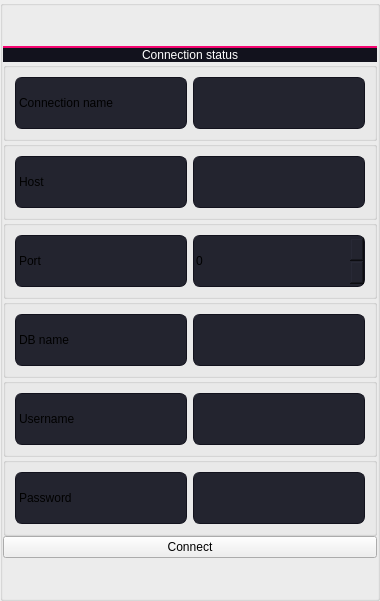
         <widget class="QGroupBox" name="first_connection_settings_box">
          <property name="sizePolicy">
           <sizepolicy hsizetype="MinimumExpanding" vsizetype="Preferred">
            <horstretch>0</horstretch>
            <verstretch>0</verstretch>
           </sizepolicy>
          </property>
          <property name="styleSheet">
           <string notr="true">QLabel {
    min-width: 170px;
    min-height: 50px;
    max-width: 170px;
    max-height: 80px;

	qproperty-alignment: AlignCenter;

	border: 1px solid;
	border-radius: 7px;
	border-color: rgb(18, 18, 29);
	background-color: rgb(35, 36, 47);

}

QLineEdit {
    min-width: 170px;
    min-height: 50px;
    max-width: 170px;
    max-height: 80px;

	qproperty-alignment: AlignCenter;

	border: 1px solid;
	border-radius: 7px;
	border-color: rgb(18, 18, 29);

	background-color: rgb(35, 36, 47);
}

QSpinBox {
    min-width: 170px;
    min-height: 50px;
    max-width: 170px;
    max-height: 80px;

	qproperty-alignment: AlignCenter;

	border: 1px solid;
	border-radius: 7px;
	border-color: rgb(18, 18, 29);

	background-color: rgb(35, 36, 47);
}</string>
          </property>
          <property name="title">
           <string/>
          </property>
          <layout class="QVBoxLayout" name="verticalLayout_17">
           <property name="spacing">
            <number>0</number>
           </property>
           <property name="leftMargin">
            <number>0</number>
           </property>
           <property name="topMargin">
            <number>0</number>
           </property>
           <property name="rightMargin">
            <number>0</number>
           </property>
           <property name="bottomMargin">
            <number>0</number>
           </property>
           <item>
            <spacer name="verticalSpacer_8">
             <property name="orientation">
              <enum>Qt::Vertical</enum>
             </property>
             <property name="sizeType">
              <enum>QSizePolicy::Expanding</enum>
             </property>
             <property name="sizeHint" stdset="0">
              <size>
               <width>20</width>
               <height>40</height>
              </size>
             </property>
            </spacer>
           </item>
           <item>
            <widget class="QPushButton" name="first_connection_status">
             <property name="enabled">
              <bool>false</bool>
             </property>
             <property name="styleSheet">
              <string notr="true">QPushButton {
	border: none;
	color: white;
	text-align: center;
    background: rgb(18, 18, 29);

	border-bottom: none;
    border-top: 2px solid;
    border-top-color: rgb(244, 5, 113); ; 
}

QPushButton:checked {
    border-top: 2px solid;
    border-top-color:  rgb(0, 168, 14); 
}</string>
             </property>
             <property name="text">
              <string>Connection status</string>
             </property>
             <property name="checkable">
              <bool>true</bool>
             </property>
             <property name="checked">
              <bool>false</bool>
             </property>
            </widget>
           </item>
           <item>
            <widget class="QGroupBox" name="first_connectuin_name_box">
             <property name="sizePolicy">
              <sizepolicy hsizetype="Preferred" vsizetype="Preferred">
               <horstretch>0</horstretch>
               <verstretch>0</verstretch>
              </sizepolicy>
             </property>
             <property name="title">
              <string/>
             </property>
             <property name="alignment">
              <set>Qt::AlignCenter</set>
             </property>
             <property name="flat">
              <bool>true</bool>
             </property>
             <layout class="QHBoxLayout" name="horizontalLayout_34">
              <item>
               <widget class="QLabel" name="first_connectuin_name_label">
                <property name="sizePolicy">
                 <sizepolicy hsizetype="Expanding" vsizetype="Preferred">
                  <horstretch>0</horstretch>
                  <verstretch>0</verstretch>
                 </sizepolicy>
                </property>
                <property name="maximumSize">
                 <size>
                  <width>172</width>
                  <height>82</height>
                 </size>
                </property>
                <property name="text">
                 <string>Connection name</string>
                </property>
               </widget>
              </item>
              <item>
               <widget class="QLineEdit" name="first_connectuin_name_value">
                <property name="sizePolicy">
                 <sizepolicy hsizetype="Expanding" vsizetype="Preferred">
                  <horstretch>0</horstretch>
                  <verstretch>0</verstretch>
                 </sizepolicy>
                </property>
                <property name="maximumSize">
                 <size>
                  <width>172</width>
                  <height>82</height>
                 </size>
                </property>
               </widget>
              </item>
             </layout>
            </widget>
           </item>
           <item>
            <widget class="QGroupBox" name="first_host_box">
             <property name="title">
              <string/>
             </property>
             <property name="alignment">
              <set>Qt::AlignCenter</set>
             </property>
             <property name="flat">
              <bool>true</bool>
             </property>
             <layout class="QHBoxLayout" name="horizontalLayout_35">
              <item>
               <widget class="QLabel" name="first_host_label">
                <property name="sizePolicy">
                 <sizepolicy hsizetype="Expanding" vsizetype="Preferred">
                  <horstretch>0</horstretch>
                  <verstretch>0</verstretch>
                 </sizepolicy>
                </property>
                <property name="maximumSize">
                 <size>
                  <width>172</width>
                  <height>82</height>
                 </size>
                </property>
                <property name="text">
                 <string>Host</string>
                </property>
               </widget>
              </item>
              <item>
               <widget class="QLineEdit" name="first_host_value">
                <property name="sizePolicy">
                 <sizepolicy hsizetype="Expanding" vsizetype="Preferred">
                  <horstretch>0</horstretch>
                  <verstretch>0</verstretch>
                 </sizepolicy>
                </property>
                <property name="maximumSize">
                 <size>
                  <width>172</width>
                  <height>82</height>
                 </size>
                </property>
               </widget>
              </item>
             </layout>
            </widget>
           </item>
           <item>
            <widget class="QGroupBox" name="first_port_box">
             <property name="title">
              <string/>
             </property>
             <property name="flat">
              <bool>true</bool>
             </property>
             <layout class="QHBoxLayout" name="horizontalLayout_36">
              <item>
               <widget class="QLabel" name="first_port_label">
                <property name="sizePolicy">
                 <sizepolicy hsizetype="Expanding" vsizetype="Preferred">
                  <horstretch>0</horstretch>
                  <verstretch>0</verstretch>
                 </sizepolicy>
                </property>
                <property name="maximumSize">
                 <size>
                  <width>172</width>
                  <height>82</height>
                 </size>
                </property>
                <property name="text">
                 <string>Port</string>
                </property>
               </widget>
              </item>
              <item>
               <widget class="QSpinBox" name="first_port_value">
                <property name="sizePolicy">
                 <sizepolicy hsizetype="Minimum" vsizetype="Preferred">
                  <horstretch>0</horstretch>
                  <verstretch>0</verstretch>
                 </sizepolicy>
                </property>
                <property name="maximumSize">
                 <size>
                  <width>172</width>
                  <height>82</height>
                 </size>
                </property>
                <property name="maximum">
                 <number>9999999</number>
                </property>
               </widget>
              </item>
             </layout>
            </widget>
           </item>
           <item>
            <widget class="QGroupBox" name="first_db_name_box">
             <property name="sizePolicy">
              <sizepolicy hsizetype="Preferred" vsizetype="Preferred">
               <horstretch>0</horstretch>
               <verstretch>0</verstretch>
              </sizepolicy>
             </property>
             <property name="title">
              <string/>
             </property>
             <property name="flat">
              <bool>true</bool>
             </property>
             <layout class="QHBoxLayout" name="horizontalLayout_37">
              <item>
               <widget class="QLabel" name="first_db_name_label">
                <property name="sizePolicy">
                 <sizepolicy hsizetype="Expanding" vsizetype="Preferred">
                  <horstretch>0</horstretch>
                  <verstretch>0</verstretch>
                 </sizepolicy>
                </property>
                <property name="maximumSize">
                 <size>
                  <width>172</width>
                  <height>82</height>
                 </size>
                </property>
                <property name="text">
                 <string>DB name</string>
                </property>
               </widget>
              </item>
              <item>
               <widget class="QLineEdit" name="first_db_name_value">
                <property name="sizePolicy">
                 <sizepolicy hsizetype="Expanding" vsizetype="Preferred">
                  <horstretch>0</horstretch>
                  <verstretch>0</verstretch>
                 </sizepolicy>
                </property>
                <property name="maximumSize">
                 <size>
                  <width>172</width>
                  <height>82</height>
                 </size>
                </property>
               </widget>
              </item>
             </layout>
            </widget>
           </item>
           <item>
            <widget class="QGroupBox" name="first_username_box">
             <property name="title">
              <string/>
             </property>
             <property name="flat">
              <bool>true</bool>
             </property>
             <layout class="QHBoxLayout" name="horizontalLayout_38">
              <item>
               <widget class="QLabel" name="first_username_label">
                <property name="sizePolicy">
                 <sizepolicy hsizetype="Expanding" vsizetype="Preferred">
                  <horstretch>0</horstretch>
                  <verstretch>0</verstretch>
                 </sizepolicy>
                </property>
                <property name="maximumSize">
                 <size>
                  <width>172</width>
                  <height>82</height>
                 </size>
                </property>
                <property name="text">
                 <string>Username</string>
                </property>
               </widget>
              </item>
              <item>
               <widget class="QLineEdit" name="first_username_value">
                <property name="sizePolicy">
                 <sizepolicy hsizetype="Expanding" vsizetype="Preferred">
                  <horstretch>0</horstretch>
                  <verstretch>0</verstretch>
                 </sizepolicy>
                </property>
                <property name="maximumSize">
                 <size>
                  <width>172</width>
                  <height>82</height>
                 </size>
                </property>
               </widget>
              </item>
             </layout>
            </widget>
           </item>
           <item>
            <widget class="QGroupBox" name="first_password_box">
             <property name="maximumSize">
              <size>
               <width>16777215</width>
               <height>16777215</height>
              </size>
             </property>
             <property name="title">
              <string/>
             </property>
             <property name="alignment">
              <set>Qt::AlignLeading|Qt::AlignLeft|Qt::AlignVCenter</set>
             </property>
             <property name="flat">
              <bool>true</bool>
             </property>
             <layout class="QHBoxLayout" name="horizontalLayout_39">
              <item>
               <widget class="QLabel" name="first_password_label">
                <property name="sizePolicy">
                 <sizepolicy hsizetype="Expanding" vsizetype="Preferred">
                  <horstretch>0</horstretch>
                  <verstretch>0</verstretch>
                 </sizepolicy>
                </property>
                <property name="maximumSize">
                 <size>
                  <width>172</width>
                  <height>82</height>
                 </size>
                </property>
                <property name="text">
                 <string>Password</string>
                </property>
               </widget>
              </item>
              <item>
               <widget class="QLineEdit" name="first_password_value">
                <property name="sizePolicy">
                 <sizepolicy hsizetype="Expanding" vsizetype="Preferred">
                  <horstretch>0</horstretch>
                  <verstretch>0</verstretch>
                 </sizepolicy>
                </property>
                <property name="maximumSize">
                 <size>
                  <width>172</width>
                  <height>82</height>
                 </size>
                </property>
               </widget>
              </item>
             </layout>
            </widget>
           </item>
           <item>
            <widget class="QPushButton" name="first_connection_button">
             <property name="styleSheet">
              <string notr="true"/>
             </property>
             <property name="text">
              <string>Connect</string>
             </property>
            </widget>
           </item>
           <item>
            <spacer name="verticalSpacer_7">
             <property name="orientation">
              <enum>Qt::Vertical</enum>
             </property>
             <property name="sizeType">
              <enum>QSizePolicy::Expanding</enum>
             </property>
             <property name="sizeHint" stdset="0">
              <size>
               <width>20</width>
               <height>40</height>
              </size>
             </property>
            </spacer>
           </item>
          </layout>
         </widget>
